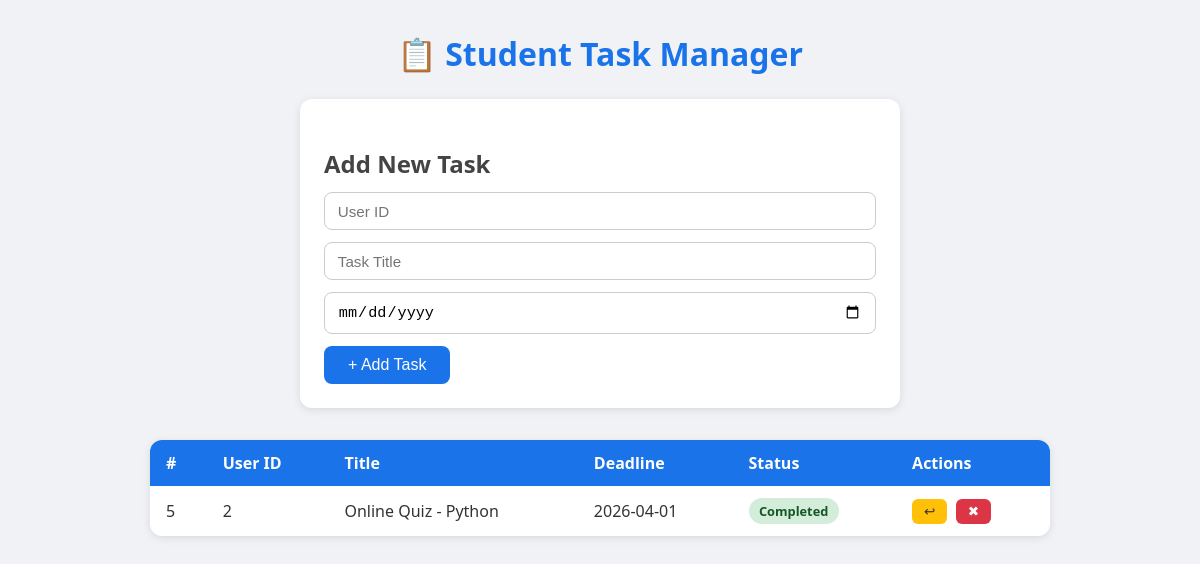
/tasks?user_id=2, run on the app's committed database.
### tables this page shows
CREATE TABLE Tasks (
            id       INTEGER PRIMARY KEY AUTOINCREMENT,
            user_id  INTEGER NOT NULL,
            title    TEXT    NOT NULL,
            deadline TEXT,
            status   TEXT    NOT NULL DEFAULT 'Pending'
                             CHECK (status IN ('Pending', 'Completed')),
            FOREIGN KEY (user_id) REFERENCES Users (id)
                ON DELETE CASCADE
        );

### app.py (the view)
@app.route("/tasks")
def view_tasks():
    user_id = request.args.get("user_id", type=int)
    tasks = fetch_tasks(user_id)
    return render_template("tasks.html", tasks=tasks, filter_user=user_id)

### database.py (called while the page is built)
def get_connection():
    conn = sqlite3.connect(DATABASE)
    conn.row_factory = sqlite3.Row          # rows behave like dicts
    conn.execute("PRAGMA foreign_keys = ON")
    return conn

def fetch_tasks(user_id: int = None) -> list[dict]:
    conn = get_connection()
    cursor = conn.cursor()
    if user_id:
        cursor.execute("SELECT * FROM Tasks WHERE user_id = ?", (user_id,))
    else:
        cursor.execute("SELECT * FROM Tasks")
    tasks = [dict(row) for row in cursor.fetchall()]
    conn.close()
    return tasks

### templates/tasks.html (shortened to what this page needs)
<!DOCTYPE html>
<html lang="en">
<head>
</head>
<body>
    <h1>📋 Student Task Manager</h1>
    <div class="form-card">
        <h2>Add New Task</h2>
        <form action="/add_task" method="POST">
            <input type="number" name="user_id" placeholder="User ID" required />
            <input type="text"   name="title"   placeholder="Task Title" required />
            <input type="date"   name="deadline" />
            <button type="submit">+ Add Task</button>
        </form>
    </div>
    {% if tasks %}
    <table>
        <thead>
            <tr>
                <th>#</th>
                <th>User ID</th>
                <th>Title</th>
                <th>Deadline</th>
                <th>Status</th>
                <th>Actions</th>
            </tr>
        </thead>
        <tbody>
            {% for task in tasks %}
            <tr>
                <td>{{ task.id }}</td>
                <td>{{ task.user_id }}</td>
                <td>{{ task.title }}</td>
                <td>{{ task.deadline or '—' }}</td>
                <td>
                    <span class="badge {{ 'completed' if task.status == 'Completed' else 'pending' }}">
                        {{ task.status }}
                    </span>
                </td>
                <td>
                    {% if task.status == 'Pending' %}
                    <form action="/update_task/{{ task.id }}" method="POST" style="display:inline">
                        <input type="hidden" name="status" value="Completed" />
                        <button class="btn-sm btn-success" title="Mark Completed">✔</button>
                    </form>
                    {% else %}
                    <form action="/update_task/{{ task.id }}" method="POST" style="display:inline">
                        <button class="btn-sm btn-warning" title="Mark Pending">↩</button>
                    </form>
                    {% endif %}
                    <form action="/delete_task/{{ task.id }}" method="POST" style="display:inline"
                          onsubmit="return confirm('Delete this task?')">
                        <button class="btn-sm btn-danger" title="Delete">✖</button>
                    </form>
                </td>
            </tr>
            {% endfor %}
        </tbody>
    </table>
    {% else %}
    <p class="empty">No tasks found. Add one above!</p>
    {% endif %}
</body>
</html>

### templates/tasks.html (style rules this page uses)
* { margin: 0; padding: 0; box-sizing: border-box; }
body { font-family: 'Segoe UI', Tahoma, Geneva, Verdana, sans-serif; background: #f0f2f5; color: #333; padding: 2rem; }
h1 { text-align: center; margin-bottom: 1.5rem; color: #1a73e8; }
h2 { margin: 1.5rem 0 0.75rem; color: #444; }
.form-card { max-width: 600px; margin: 0 auto 2rem; background: #fff; padding: 1.5rem; border-radius: 12px; box-shadow: 0 2px 8px rgba(0,0,0,0.1); }
.form-card input[type="text"], .form-card input[type="number"], .form-card input[type="date"] { width: 100%; padding: 0.6rem 0.8rem; margin-bottom: 0.75rem; border: 1px solid #ccc; border-radius: 8px; font-size: 0.95rem; }
.form-card button { background: #1a73e8; color: #fff; border: none; padding: 0.65rem 1.5rem; border-radius: 8px; font-size: 1rem; cursor: pointer; }
table { width: 100%; max-width: 900px; margin: 0 auto; border-collapse: collapse; background: #fff; border-radius: 12px; overflow: hidden; box-shadow: 0 2px 8px rgba(0,0,0,0.1); }
th, td { padding: 0.75rem 1rem; text-align: left; }
th { background: #1a73e8; color: #fff; }
.badge { display: inline-block; padding: 0.25rem 0.65rem; border-radius: 20px; font-size: 0.8rem; font-weight: 600; }
.badge.completed { background: #d4edda; color: #155724; }
.btn-sm { padding: 0.3rem 0.75rem; border: none; border-radius: 6px; font-size: 0.85rem; cursor: pointer; margin-right: 0.25rem; }
.btn-warning { background: #ffc107; color: #333; }
.btn-danger { background: #dc3545; color: #fff; }

### data on the page
Tasks: id "5", user_id "2", title "Online Quiz - Python", deadline "2026-04-01", status "Completed"
